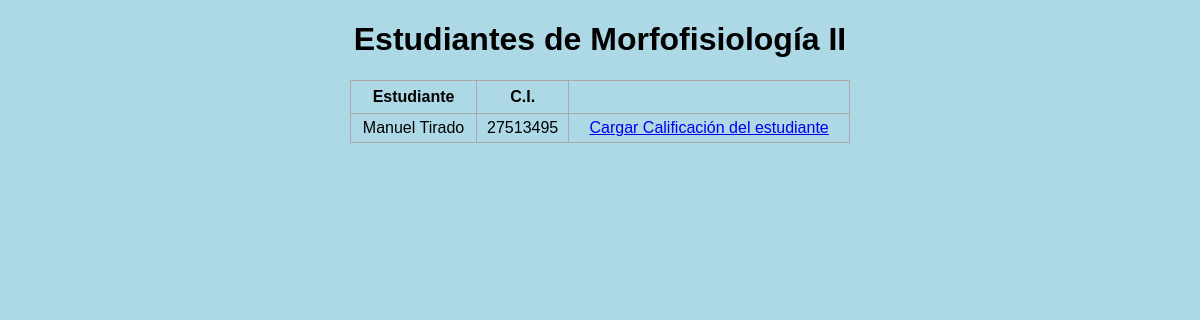
The page /estudiantes_notas/2153 on the database its author committed.
### inscripcion.py (models this page shows, shortened)
class Asignatura(db.Model):
    cod_asig = db.Column(db.Integer, primary_key=True)
    nombre = db.Column(db.String(200), nullable=False)
    unidad_creditos = db.Column(db.Integer)

class Estudiante(db.Model):
    cod_estudiante = db.Column(db.Integer, primary_key=True, autoincrement=True)
    nombre = db.Column(db.String(200), nullable=False)
    cedula = db.Column(db.Integer)
    nacimiento = db.Column(db.DateTime)
    telefono = db.Column(db.Integer)
    correo = db.Column(db.String(200), nullable=False)
    fecha_inscripcion = db.Column(db.DateTime, default=datetime.utcnow)
    direccion = db.Column(db.String(200), nullable=False)
    forma_ingreso = db.Column(db.String(200), nullable=False)

### inscripcion.py (the view)
@app.route('/estudiantes_notas/<int:id>', methods=['GET', 'POST'])
def listar_estudiantes_notas(id):
    asignatura = Asignatura.query.get_or_404(id)
    cursando = Cursando.query.filter_by(cod_asig=asignatura.cod_asig).all()
    codigos_estudiantes = [cursando.cod_estudiante for cursando in cursando]
    estudiantes = Estudiante.query.filter(Estudiante.cod_estudiante.in_(codigos_estudiantes)).all()
    if request.method == 'POST':
        pass
    else:
        return render_template('estudiantes_notas.html', estudiantes=estudiantes, asignatura = asignatura)

### templates/estudiantes_notas.html (shortened to what this page needs)
{% extends 'base.html' %}
{% block body %}
<div class="content">
    <h1 style="text-align: center">Estudiantes de {{asignatura.nombre}}</h1>
    {% if estudiantes|length < 1 %}
    <h4 style="text-align: center">No hay estudiantes registrados aún!</h4>
    {% else %}
    <table>
        <tr>
            <th>Estudiante</th>
            <th>C.I.</th>
        </tr>
        {% for estudiante in estudiantes %}
        <tr>
            <td>{{ estudiante.nombre }}</td>
            <td>{{ estudiante.cedula }}</td>
            <td>
                <a href="/carga_notas/{{estudiante.cod_estudiante}}/{{asignatura.cod_asig}}">Cargar Calificación del estudiante</a>
            </td>
        </tr>
        {% endfor %}
    </table>
    {% endif %}
</div>
{% endblock %}

### static/css/main.css (style rules this page uses)
body, html { margin: 0; font-family: sans-serif; background-color: lightblue; }
.content { margin: 0 auto; width: 500px; }
table, td, th { border: 1px solid #aaa; }
table { border-collapse: collapse; width: 100%; }
th { height: 30px; }
td { text-align: center; padding: 5px; }

### rows shown on the page
Asignatura: nombre "Morfofisiología II"
Estudiante: nombre "Manuel Tirado", cedula "27513495"
